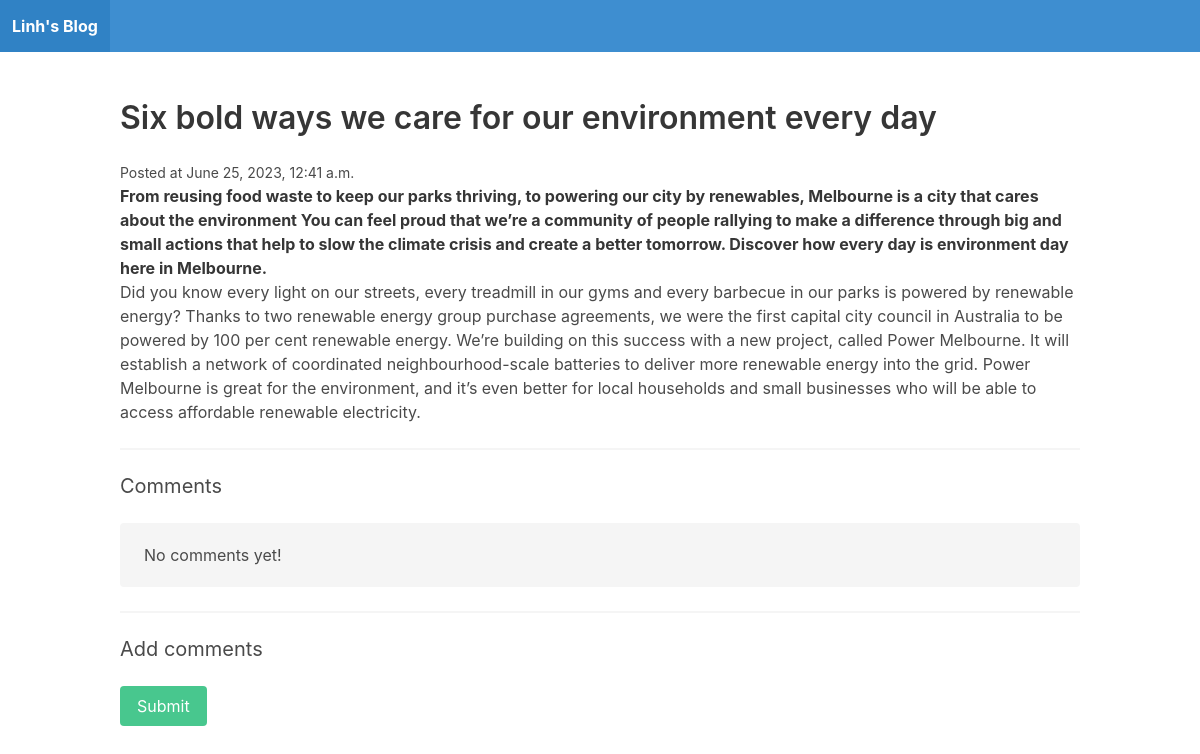
The app's page /Environment/ with its own data.
### blog/models.py (models this page shows)
class Post(models.Model):
    title = models.CharField(max_length=255)
    slug = models.SlugField()
    intro = models.TextField()
    body = models.TextField()
    date_added = models.DateTimeField(auto_now_add=True)
    class Meta:
        ordering = ['-date_added']

### blog/views.py (the view)
# urls.py: path('<slug:slug>/', post_detail, name='post_detail')
def post_detail(request, slug):
    post = Post.objects.get(slug=slug)
    if request.method == 'POST':
        form = CommentForm(request.POST)
        if form.is_valid():
            comment = form.save(commit=False)
            comment.post = post
            comment.save()
            return redirect('post_detail', slug = post.slug)
    else:
        form = CommentForm()
    return render(request, 'blog/post_detail.html', {'post': post})

### blog/templates/blog/post_detail.html (shortened to what this page needs)
{% extends 'blog/base.html' %}
{% block content %}
    <h1 class="title">{{ post.title }}</h1>
    <small>Posted at {{ post.date_added }}</small>
    <p><strong>{{ post.intro }}</strong></p>
    <p>{{ post.body }} </p>
    <hr>
    <h2 class="subtitle">Comments</h2>
    {% for comment in post.comments.all %}
        <article class="media">
            <div class="media-content">
                <div class="content">
                    <p>
                        <strong> {{ comment.name }}</strong> <small> {{ comment.date_added }}</small>
                        <br>
                        {{ comment.body }}
                    </p>
                </div>
            </div>
        </article>
    {% empty %}
        <div class="notification">
            <p>No comments yet!</p>
        </div>
    {% endfor %}
    <hr>
    <h2 class="subtitle"> Add comments</h2>
    <form method="post" action=".">
        <div class="field">
            <div class="control">
                <button class="button is-success"> Submit</button>
            </div>
        </div>
    </form>
{% endblock %}

### records on screen
Post: title "Six bold ways we care for our environment every day", date_added "June 25, 2023, 12:41 a.m.", intro "From reusing food waste to keep our parks thriving, to powering our city by renewables, Melbourne is a city that cares about the environment You can feel proud that we’re a community of people rallying to make a difference through big and small actions that help to slow the climate crisis and create a better tomorrow. Discover how every day is environment day here in Melbourne.", body "Did you know every light on our streets, every treadmill in our gyms and every barbecue in our parks is powered by renewable energy? Thanks to two renewable energy group purchase agreements, we were the first capital city council in Australia to be powered by 100 per cent renewable energy. We’re building on this success with a new project, called Power Melbourne. It will establish a network of coordinated neighbourhood-scale batteries to deliver more renewable energy into the grid. Power Melbourne is great for the environment, and it’s even better for local households and small businesses who will be able to access affordable renewable electricity."
